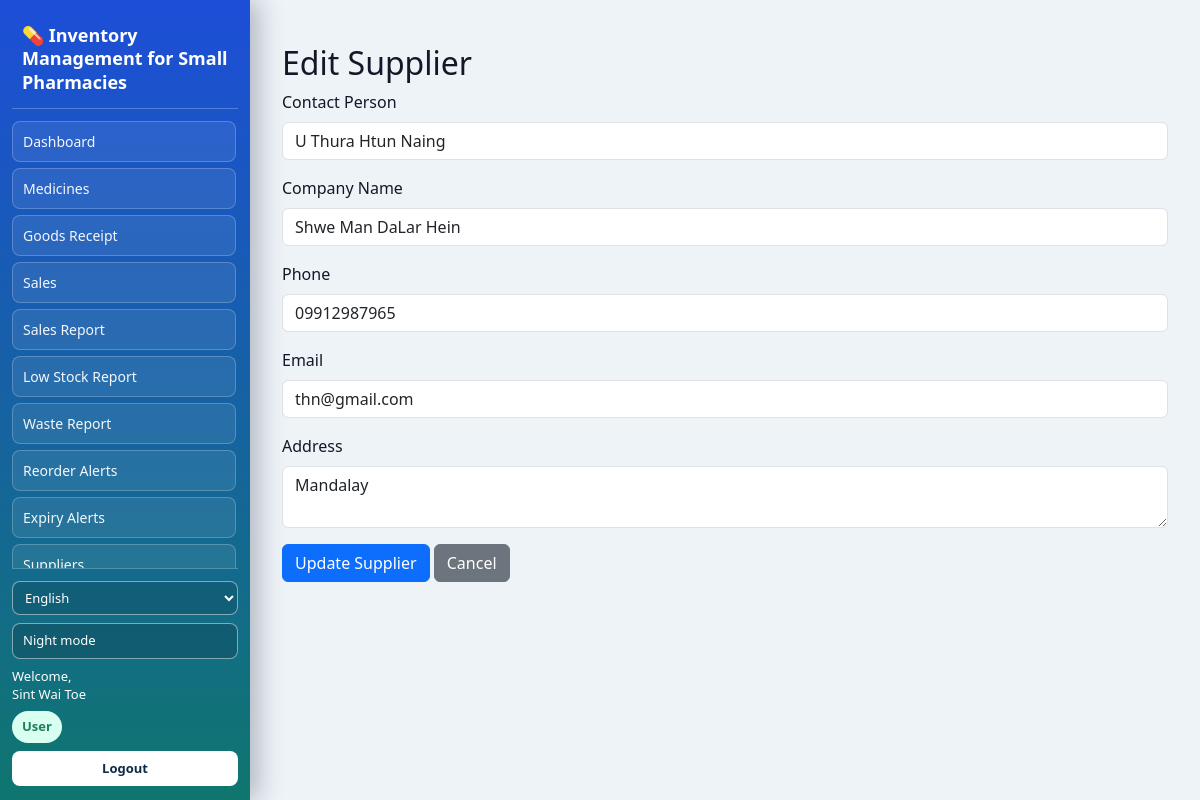
Screenshot of /edit_supplier.php?id=2 (signed in) with the database file from the repository.
### tables this page shows
CREATE TABLE `suppliers` (
  `id` int(11) NOT NULL,
  `contact_person` varchar(255) NOT NULL,
  `company_name` varchar(255) NOT NULL,
  `phone` varchar(50) DEFAULT NULL,
  `email` varchar(100) DEFAULT NULL,
  `address` text DEFAULT NULL
);

### edit_supplier.php (the view, shortened to what this page needs)
<?php
require_once 'config/db.php';
$id = $_GET['id'] ?? null;
$stmt = $pdo->prepare("SELECT * FROM suppliers WHERE id = :id");
$stmt->execute(['id' => $id]);
$supplier = $stmt->fetch(PDO::FETCH_ASSOC);
?>
<!DOCTYPE html>
<html lang="en">
<head>
    <link href="https://cdn.jsdelivr.net/npm/bootstrap@5.3.0/dist/css/bootstrap.min.css" rel="stylesheet">
</head>
<body>
<?php include 'navbar.php'; ?>
<div class="container mt-4">
    <h2>Edit Supplier</h2>
    <form method="post">
        <div class="mb-3">
            <label for="contact_person" class="form-label">Contact Person</label>
            <input type="text" name="contact_person" id="contact_person" class="form-control" value="<?= htmlspecialchars($supplier['contact_person']); ?>" required>
        </div>
        <div class="mb-3">
            <label for="company_name" class="form-label">Company Name</label>
            <input type="text" name="company_name" id="company_name" class="form-control" value="<?= htmlspecialchars($supplier['company_name']); ?>" required>
        </div>
        <div class="mb-3">
            <label for="phone" class="form-label">Phone</label>
            <input type="text" name="phone" id="phone" class="form-control" value="<?= htmlspecialchars($supplier['phone']); ?>">
        </div>
        <div class="mb-3">
            <label for="email" class="form-label">Email</label>
            <input type="email" name="email" id="email" class="form-control" value="<?= htmlspecialchars($supplier['email']); ?>">
        </div>
        <div class="mb-3">
            <label for="address" class="form-label">Address</label>
            <textarea name="address" id="address" class="form-control"><?= htmlspecialchars($supplier['address']); ?></textarea>
        </div>
        <button type="submit" class="btn btn-primary">Update Supplier</button>
        <a href="suppliers.php" class="btn btn-secondary">Cancel</a>
    </form>
</div>
</body>
</html>

### navbar.php (style rules this page uses)
:root { --trust-blue: #2563eb; --health-green: #12b981; --warning-amber: #f59e0b; --danger-red: #ef4444; --vivid-cyan: #06b6d4; --light-gray: #eef3f8; --dark-charcoal: #111827; --border-gray: #cfd9e4; --page-bg: #eef3f8; --page-text: #111827; --muted-text: #5b6a79; --sidebar-grad-a: #1d4ed8; --sidebar-grad-b: #0f766e; --glass-border: rgba(255, 255, 255, 0.22); --link-bg: rgba(255, 255, 255, 0.08); --link-hover-bg: rgba(255, 255, 255, 0.2); --link-text: rgba(255, 255, 255, 0.95); --role-chip-admin-bg: #ffffff; --role-chip-admin-color: #16499b; --role-chip-user-bg: #d8ffef; --role-chip-user-color: #1e7f5f; --logout-btn-bg: #ffffff; --logout-btn-color: #0e2a48; --logout-btn-hover-bg: #dbeafe; --card-bg: #ffffff; --card-border: #cfd9e4; --card-shadow: 0 8px 14px rgba(31, 41, 51, 0.08); --input-bg: #ffffff; --input-border: #cfd9e4; --input-text: #111827; }
body { padding-left: 270px !important; padding-top: 20px !important; padding-right: 20px !important; padding-bottom: 20px !important; background: var(--page-bg) !important; color: var(--page-text) !important; transition: background-color .2s ease, color .2s ease !important; min-height: 100vh; box-sizing: border-box; }

### rows the page displays
suppliers: contact_person "U Thura Htun Naing", company_name "Shwe Man DaLar Hein", phone "09912987965", email "thn@gmail.com", address "Mandalay"

### other values shown
$langData['title'] "💊 Inventory Management for Small Pharmacies"
$langData['medicine_list'] "Medicines"
$langData['goods_receipt'] "Goods Receipt"
$langData['sales'] "Sales"
$langData['nav_sales_report'] "Sales Report"
$langData['nav_low_stock_report'] "Low Stock Report"
$langData['nav_waste_report'] "Waste Report"
$langData['nav_reorder_alerts'] "Reorder Alerts"
$langData['nav_expiry_alerts'] "Expiry Alerts"
$langData['welcome'] "Welcome,"
$username "Sint Wai Toe"
$roleLabel "User"
$langData['logout'] "Logout"
